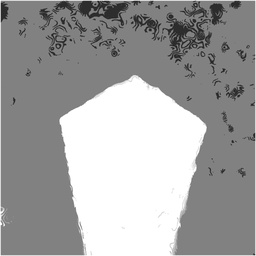
//> input picture FillHole/depthMap2.jpg, 256 x 256 px, shrunk from 1080 x 1080 before the run
$ ./FillHole depthMap2.jpg   (built with g++ and OpenCV 4)
//> lines starting //> are read from the running program, lines starting //| are printed output that depends on the picture; after the words box and inside, x2 and y2 are one past the last pixel; in counts of white or black regions, pixels touching at a corner belong together
#include <opencv2/core/core.hpp>
#include <opencv2/highgui/highgui.hpp>
#include <opencv2/imgproc/imgproc.hpp>
#include "opencv2/imgproc/types_c.h"
#include "opencv2/imgcodecs.hpp"
#include "opencv2/photo/photo.hpp"
#include <iostream>

using namespace cv;
using namespace std;
Mat srcBGR, srcLAB, texLAB, outLAB, outBGR,inpaintMask,inpainted;
Point prevPt(-1,-1);

//----------------------------------------------------------------------------------------------------------------------------------------
bool inImage(int x, int y, const Mat &img)
{
  return (x >= 0 && x < img.cols && y >= 0 && y < img.rows);
}

//----------------------------------------------------------------------------------------------------------------------------------------
bool windowInImage(int x, int y, const Mat &img, int windowSize)
{
  return (x - windowSize >= 0 && x + windowSize < img.cols && y - windowSize >= 0 && y + windowSize < img.rows);
}

//----------------------------------------------------------------------------------------------------------------------------------------
Mat getNeighbourhoodWindow(const Mat &img, Point2i pt, int windowSize)
{
  Mat output = Mat(windowSize * 2 + 1, windowSize * 2 + 1, 16);

  for(int y = 0; y < output.rows; y++)
  {
    for(int x = 0; x < output.cols; x++)
    {
      if(inImage( pt.x - windowSize + x, pt.y - windowSize + y, img))
      {
        output.at<int>(y, x, 0) = img.at<int>(pt.y - windowSize + y, pt.x - windowSize + x, 0);
      }
    }
  }

  return output;
}
//----------------------------------------------------------------------------------------------------------------------------------------
Mat getNeighbourhoodWindowMask(const Mat &img, Point2i pt, int windowSize)
{
  Mat output = Mat(windowSize * 2 + 1, windowSize * 2 + 1, 16);

  for(int y = 0; y < output.rows; y++)
  {
    for(int x = 0; x < output.cols; x++)
    {
      if(inImage( pt.x - windowSize + x, pt.y - windowSize + y, img))
      {
        output.at<uchar>(y, x, 0) = img.at<uchar>(pt.y - windowSize + y, pt.x - windowSize + x, 0);
      }
      else
      {
        output.at<uchar>(y, x, 0) = (uchar)1;
      }
    }
  }

  return output;
}
//----------------------------------------------------------------------------------------------------------------------------------------
double getDist(const Mat &templ8, const Mat &templ9, const Mat &mask1, const Mat &mask2, const Mat &gaussian,int windowSize)
{
  double dist = 0;
  int count = 0;

  Mat diff;

  absdiff(templ8, templ9, diff);

  diff.mul(gaussian);

  for(int i = 0; i < (windowSize*2) + 1; i++)
  {
    for(int j = 0; j < (windowSize*2) + 1; j++)
    {
      if( i != windowSize && j != windowSize)
      {
        //if((int) mask1.at<uchar>(i,j) == 0 )//&& (int) mask2.at<uchar>(i,j) == 0)
        {
          Vec3b a,b,c;
          a = templ8.at<Vec3b>(i,j);
          b = templ9.at<Vec3b>(i,j);
          c = diff.at<Vec3b>(i,j);
          for(int k = 0; k < 3; k++)
          {
            count++;
            if((int) mask1.at<uchar>(i,j) == 0 )
            {
              dist +=  (c.val[k]*2)^2;
            }
             else // penalise non-image elements
            {
              dist += (c.val[k])^2;
            }
          }
        }
      }
    }
  }

  if(dist == 0)
  {
    cout << "LUCKY NUMBER ZERO" << endl;
  }

  return sqrt(dist)/count;
}


//----------------------------------------------------------------------------------------------------------------------------------------
const Point2i findBestPixel(const Mat &templ8, const vector<Mat> &templates, const Mat &gaussian,const Mat &mask,const vector<Mat> &masks, const Mat &sampleCount, int rows, int cols, RNG &rng,const Point2i pos, int windowSize)
{
  Point2i bestPixel;
  Point2i ptemp;
  double bestValue = 100;
  //double dist = 0;

  int n = 1;
  int count = 0;
  bool yes = false;

  vector<Point2i> candidates;
  int numCan = 0;


  while(count < 1000)
  {
    for(int i = -1; i < 2; i+=2) //ALTERNATE SIGN (-,-) then (-,+) then (+,-) then (+,+) -1,-1 ... -1,1 .. 1,-1,
    {
      for(int j = -1; j < 2; j+=2) //ALTERNATE SIGN (-,-) then (-,+) then (+,-) then (+,+)
      {
        for(int c = 0; c < 2*n; c++)
        {
          if(i < 0 && j < 0) {ptemp = Point2i(pos.x + (n*i) + c, pos.y + (n*j));}
          if(i < 0 && j > 0) {ptemp = Point2i(pos.x + (n*i) , pos.y + (n*j) - c );}
          if(i > 0 && j < 0) {ptemp = Point2i(pos.x + (n*i) , pos.y + (n*j) + c);}
          if(i > 0 && j > 0) {ptemp = Point2i(pos.x + (n*i) - c, pos.y + (n*j));}

          if(windowInImage(ptemp.x,ptemp.y,mask,windowSize))
          {
            if((int) mask.at<uchar>(ptemp.y,ptemp.x,0) == 0)
            {
              double dist = getDist(templ8,templates.at(ptemp.y*cols + ptemp.x),masks.at(pos.y*cols + pos.x),masks.at(ptemp.y*cols + ptemp.x),gaussian,windowSize);
              dist *= sampleCount.at<float>(pos.y*cols+pos.x);
              if( sampleCount.at<float>(pos.y*cols+pos.x) < 2) { count++;}

              if(dist < bestValue)
              {
                //numCan++;
                //candidates.resize(numCan);
                //candidates.at(numCan-1) = ptemp;
                bestValue = dist;
                bestPixel.x = ptemp.x;
                bestPixel.y = ptemp.y;
              }
            }
          }
        }
      }
    }

    n++;
  }


// [4 lines of commented-out code are left out]

  return bestPixel;//return candidates.at(rng.uniform(0,numCan-1));
}


static void onMouse( int event, int x, int y, int flags, void* )
{
    if( event == EVENT_LBUTTONUP || !(flags & EVENT_FLAG_LBUTTON) )
        prevPt = Point(-1,-1);
    else if( event == EVENT_LBUTTONDOWN )
        prevPt = Point(floor(x/2),floor(y/2));
    else if( event == EVENT_MOUSEMOVE && (flags & EVENT_FLAG_LBUTTON) )
    {
        Point pt(x,y);
        if( prevPt.x < 0 )
            prevPt = pt;
        line( inpaintMask, prevPt, pt, Scalar::all(255), 5, 200, 0 );
        line( srcBGR, prevPt, pt, Scalar::all(255), 5, 200, 0 );
      //  line( depthMap, prevPt, pt, Scalar::all(255), 5, 200, 0 );
        prevPt = pt;
        imshow("image", srcBGR);
    }
}

int main(int argc, char** argv )
{
    srcBGR = imread( argv[1], 3 );
//> srcBGR is the input picture: 256 rows x 256 cols, CV_8UC3; min 19, max 255, mean 162.6
    inpaintMask = Mat::zeros(srcBGR.size(), CV_8U);


    cvtColor(srcBGR, srcLAB, CV_BGR2Lab);
//> srcLAB: 256 rows x 256 cols, CV_8UC3; mean of channels 0, 1, 2 168.7, 128, 128

    int windowSize = 11;
    int winLength = (windowSize*2) + 1;

    Mat depth = imread( "depthmap2.jpg", 1);
    namedWindow( "image", CV_WINDOW_AUTOSIZE );
    /namedWindow( "output", CV_WINDOW_AUTOSIZE );
//> (this line was passed over: a library is not available in this run)

    imshow("image", srcBGR);
    setMouseCallback( "image", onMouse, 0 );

    RNG rng;
    //rng.range(-25,25);

    for(;;)
    {
        char c = (char)waitKey();
//> the left mouse button is pressed at (64, 64)
//> the mouse is dragged to (128, 128)
//> call 2 of onMouse, with event = 0, x = 128, y = 128, flags = 1
//> in onMouse (call 2), `line( srcBGR, prevPt, pt, Scalar::all(255), 5, 200, 0 );`:
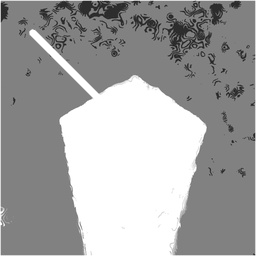
//> srcBGR: 256 rows x 256 cols, CV_8UC3; 1.16% of pixels changed, all inside (x1, y1, x2, y2) = (29, 29, 104, 104)
//> the mouse is dragged to (192, 192)
//> call 3 of onMouse, with event = 0, x = 192, y = 192, flags = 1
//> in onMouse (call 3), `line( inpaintMask, prevPt, pt, Scalar::all(255), 5, 200, 0 );`:
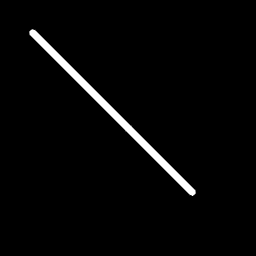
//> inpaintMask: 256 rows x 256 cols, CV_8UC1; min 0, max 255, mean 6.4
//> in onMouse (call 3), `line( srcBGR, prevPt, pt, Scalar::all(255), 5, 200, 0 );`: srcBGR: 256 rows x 256 cols, CV_8UC3; 0.14% of pixels changed, all inside (x1, y1, x2, y2) = (184, 181, 196, 196)
//> the button is released at (192, 192)

        if( c == 27 )
            break;

        if( c == 'r' )
        {
            inpaintMask = Scalar::all(0);
            imshow("image", srcBGR);
        }

        if( c == 'i' || c == ' ' )
        {
            Mat inpainted;
            inpaint(srcBGR, inpaintMask, inpainted, 3, INPAINT_TELEA);
          //  imshow("inpainted image", inpainted);
            cvtColor(inpainted, outLAB, CV_BGR2Lab);
//> outLAB: 256 rows x 256 cols, CV_8UC3; mean of channels 0, 1, 2 168.7, 128, 128

            Mat maskBinary,originalMask,eroded, border, strElement,sampleCount,borderBig,strElement2;
            maskBinary = Mat::zeros(srcBGR.size(), CV_8U);
            threshold( inpaintMask, maskBinary, 127,255,0 );
            strElement = getStructuringElement( MORPH_RECT,Size( 3, 3),Point(1,1));
            strElement = getStructuringElement( MORPH_RECT,Size( windowSize, windowSize),Point(-1,-1));
            eroded = Mat::zeros(maskBinary.size(), CV_8U);
            border = Mat::zeros(maskBinary.size(), CV_8U);
            borderBig = Mat::zeros(maskBinary.size(), CV_8U);
            sampleCount = Mat::ones(maskBinary.size(), CV_32F);

            double kernalsize = (double)windowSize / 6.0;
            kernalsize = sqrt(kernalsize);
            Mat tmpGaussian = getGaussianKernel(windowSize * 2 + 1, kernalsize);
            Mat gaussianMask = tmpGaussian * tmpGaussian.t();


            int unfilledCount = 0;

            for(int y = 0; y < maskBinary.rows; y++)
            {
              for(int x = 0; x < maskBinary.cols; x++)
              {
                if((int) maskBinary.at<uchar>(y,x,0) != 0){ unfilledCount++; }
              }
            }
//> after the loop, unfilledCount = 1791
            int unfilledCountOriginal = unfilledCount;
//> unfilledCountOriginal = 1791


            Mat blurred = outLAB.clone();
            GaussianBlur(outLAB,blurred,Size(75,75),0,0);
//> blurred: 256 rows x 256 cols, CV_8UC3; mean of channels 0, 1, 2 168.1, 128, 128

            for(int y = 0; y < outLAB.rows; y++)
            {
              for(int x = 0; x < outLAB.cols; x++)
              {
                if((int) maskBinary.at<uchar>(y,x,0) != 0)
                {
                  Vec3b a;
                  a = blurred.at<Vec3b>(y,x);
                  for(int i = 0; i < 3; i++)
                  {
                    int num = a.val[i] + rng.uniform(-17,17);
                    a.val[i] = num;
                  }
                  outLAB.at<Vec3b>(y,x) = a;
                }
              }
            }
//> outLAB: 256 rows x 256 cols, CV_8UC3; mean of channels 0, 1, 2 167.4, 128, 128


            vector<Mat> templates(outLAB.rows*outLAB.cols);
            vector<Mat> masks(maskBinary.rows*maskBinary.cols);

            for(int y = 0; y < outLAB.rows; y++)
            {
              for(int x = 0; x < outLAB.cols; x++)
              {
                if(windowInImage(x,y,outLAB,windowSize)) { templates.at(y*outLAB.cols + x) = getNeighbourhoodWindow(outLAB,Point2i(x,y),windowSize); }
              }
            }
            for(int y = 0; y < maskBinary.rows; y++)
            {
              for(int x = 0; x < maskBinary.cols; x++)
              {
                 masks.at(y*maskBinary.cols + x) = getNeighbourhoodWindowMask(maskBinary,Point2i(x,y),windowSize);
              }
            }
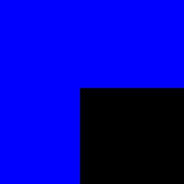
//> masks[1]: 23 rows x 23 cols, CV_8UC3 (shown 8 times larger); mean B, G, R 0.705, 0, 0; drawn with 1 as white
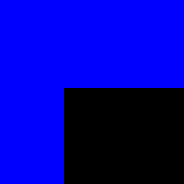
//> masks[3]: 23 rows x 23 cols, CV_8UC3 (shown 8 times larger); mean B, G, R 0.66, 0, 0; drawn with 1 as white
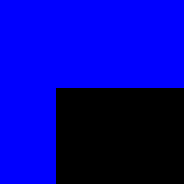
//> masks[4]: 23 rows x 23 cols, CV_8UC3 (shown 8 times larger); mean B, G, R 0.637, 0, 0; drawn with 1 as white
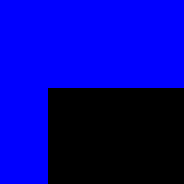
//> masks[5]: 23 rows x 23 cols, CV_8UC3 (shown 8 times larger); mean B, G, R 0.614, 0, 0; drawn with 1 as white
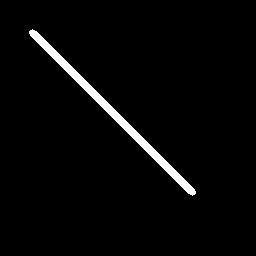
//> maskBinary: 256 rows x 256 cols, CV_8UC1; 2.7% white; 1 white region, box (x1, y1, x2, y2) and area: (29, 29, 196, 196) 1791

            originalMask = maskBinary.clone();
            int epoch = 0;

            while(unfilledCount > 0)
            {
              dilate(border,borderBig,strElement2,Point(-1, -1), 1, 1, 1);
              erode(maskBinary,eroded,strElement,Point(-1, -1), 1, 1, 1);
//> (the run ends here: the time limit is reached, at `Mat diff;`)
